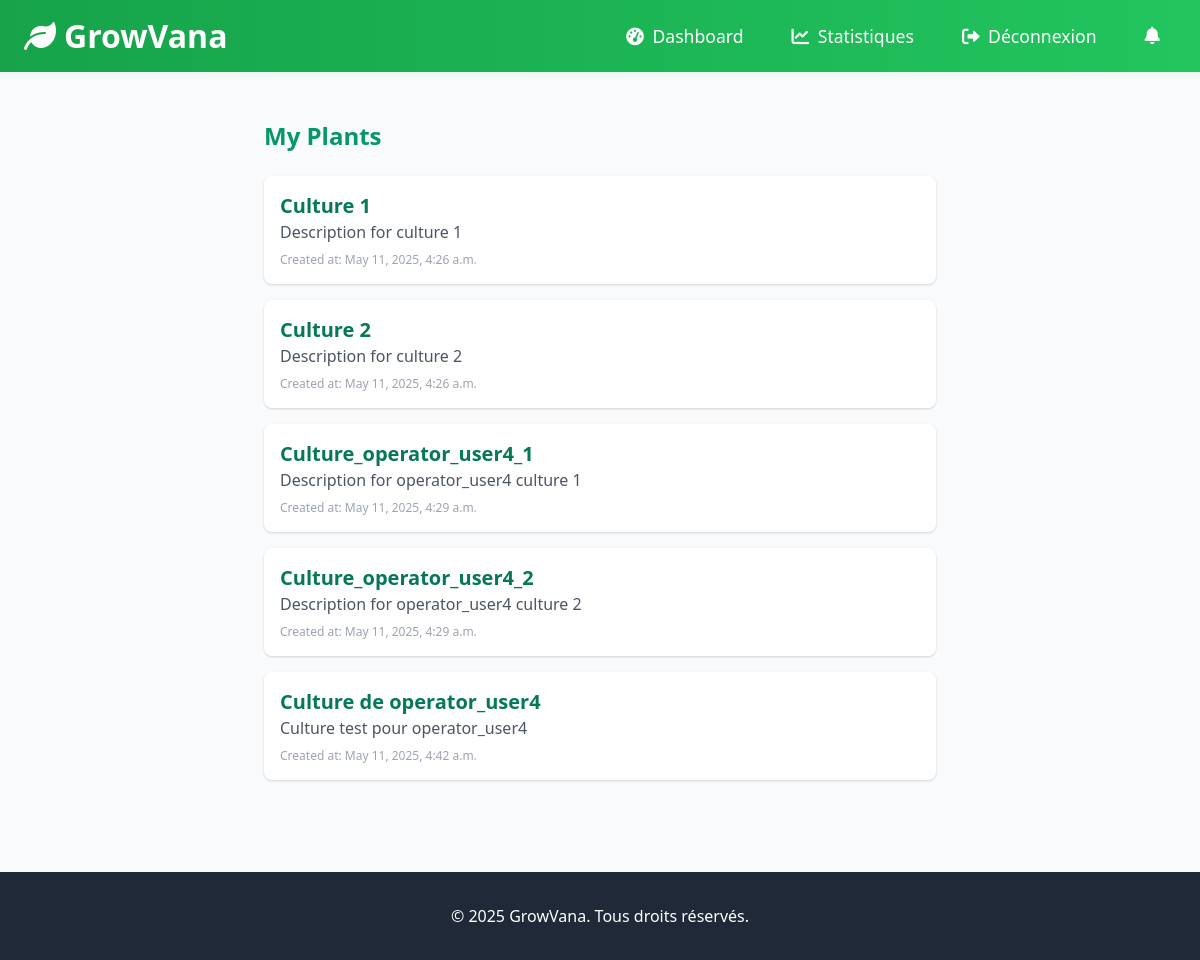
Page /culture/ (signed in) on the committed database.
### culture/models.py (models this page shows, shortened)
class Culture(models.Model):
    user = models.ForeignKey(settings.AUTH_USER_MODEL, on_delete=models.CASCADE, related_name='cultures', null=True, blank=True)
    name = models.CharField(max_length=100)
    description = models.TextField(blank=True)
    created_at = models.DateTimeField(auto_now_add=True)

### culture/views.py (the view)
# urls.py: path('', views.culture_list, name='culture-list'),
def culture_list(request):
    cultures = Culture.objects.filter(user=request.user)
    return render(request, 'culture/list.html', {'cultures': cultures})

### culture/templates/culture/list.html (shortened to what this page needs)
{% extends 'base.html' %}
{% block content %}
<div class="container mx-auto px-4 py-8">
    <div class="max-w-2xl mx-auto">
        <h2 class="text-2xl font-bold text-green-600 mb-6">My Plants</h2>
        {% if cultures %}
            <div class="grid gap-4">
                {% for culture in cultures %}
                    <div class="bg-white rounded-lg shadow p-4">
                        <h3 class="text-xl font-semibold text-green-700">{{ culture.name }}</h3>
                        <p class="text-gray-600">{{ culture.description }}</p>
                        <p class="text-xs text-gray-400 mt-2">Created at: {{ culture.created_at }}</p>
                    </div>
                {% endfor %}
            </div>
        {% else %}
            <div class="bg-yellow-100 text-yellow-700 p-4 rounded">
                You don't have any plants yet.
            </div>
        {% endif %}
    </div>
</div>
{% endblock %}

### rows in the picture
Culture: name "Culture 1", description "Description for culture 1", created_at "May 11, 2025, 4:26 a.m."
Culture: name "Culture 2", description "Description for culture 2", created_at "May 11, 2025, 4:26 a.m."
Culture: name "Culture_operator_user4_1", description "Description for operator_user4 culture 1", created_at "May 11, 2025, 4:29 a.m."
Culture: name "Culture_operator_user4_2", description "Description for operator_user4 culture 2", created_at "May 11, 2025, 4:29 a.m."
Culture: name "Culture de operator_user4", description "Culture test pour operator_user4", created_at "May 11, 2025, 4:42 a.m."
